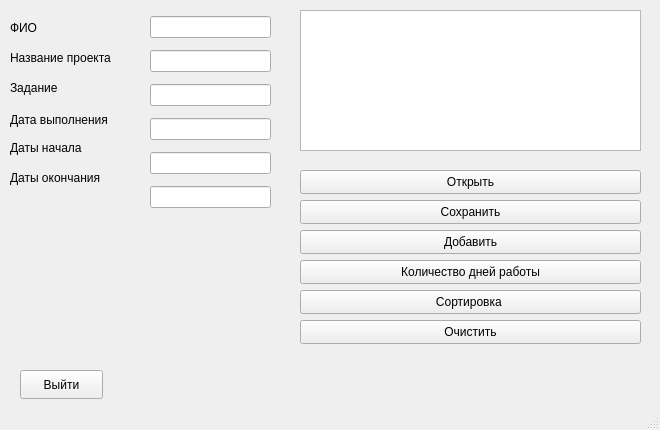
<?xml version="1.0" encoding="UTF-8"?>
<ui version="4.0">
 <class>MainWindow</class>
 <widget class="QMainWindow" name="MainWindow">
  <property name="geometry">
   <rect>
    <x>0</x>
    <y>0</y>
    <width>660</width>
    <height>430</height>
   </rect>
  </property>
  <property name="windowTitle">
   <string>MainWindow</string>
  </property>
  <widget class="QWidget" name="centralwidget">
   <widget class="QLabel" name="label">
    <property name="geometry">
     <rect>
      <x>10</x>
      <y>20</y>
      <width>49</width>
      <height>16</height>
     </rect>
    </property>
    <property name="text">
     <string>ФИО</string>
    </property>
   </widget>
   <widget class="QLabel" name="label_2">
    <property name="geometry">
     <rect>
      <x>10</x>
      <y>50</y>
      <width>141</width>
      <height>16</height>
     </rect>
    </property>
    <property name="text">
     <string>Название проекта</string>
    </property>
   </widget>
   <widget class="QLabel" name="label_3">
    <property name="geometry">
     <rect>
      <x>10</x>
      <y>80</y>
      <width>61</width>
      <height>16</height>
     </rect>
    </property>
    <property name="text">
     <string>Задание </string>
    </property>
   </widget>
   <widget class="QLabel" name="label_4">
    <property name="geometry">
     <rect>
      <x>10</x>
      <y>110</y>
      <width>151</width>
      <height>20</height>
     </rect>
    </property>
    <property name="text">
     <string>Дата выполнения </string>
    </property>
   </widget>
   <widget class="QLabel" name="label_5">
    <property name="geometry">
     <rect>
      <x>10</x>
      <y>140</y>
      <width>111</width>
      <height>16</height>
     </rect>
    </property>
    <property name="text">
     <string>Даты начала</string>
    </property>
   </widget>
   <widget class="QTextEdit" name="output">
    <property name="geometry">
     <rect>
      <x>300</x>
      <y>10</y>
      <width>341</width>
      <height>141</height>
     </rect>
    </property>
   </widget>
   <widget class="QWidget" name="gridLayoutWidget">
    <property name="geometry">
     <rect>
      <x>150</x>
      <y>10</y>
      <width>121</width>
      <height>205</height>
     </rect>
    </property>
    <layout class="QGridLayout" name="inputs">
     <item row="6" column="0">
      <widget class="QLineEdit" name="editEndDate"/>
     </item>
     <item row="2" column="0">
      <widget class="QLineEdit" name="editProjectName"/>
     </item>
     <item row="0" column="0">
      <widget class="QLineEdit" name="editEmployeeName"/>
     </item>
     <item row="4" column="0">
      <widget class="QLineEdit" name="editDateOfCompletion"/>
     </item>
     <item row="3" column="0">
      <widget class="QLineEdit" name="editTask"/>
     </item>
     <item row="5" column="0">
      <widget class="QLineEdit" name="editStartDate"/>
     </item>
    </layout>
   </widget>
   <widget class="QPushButton" name="openButton">
    <property name="geometry">
     <rect>
      <x>300</x>
      <y>170</y>
      <width>341</width>
      <height>24</height>
     </rect>
    </property>
    <property name="text">
     <string>Открыть</string>
    </property>
   </widget>
   <widget class="QPushButton" name="saveFileButton">
    <property name="geometry">
     <rect>
      <x>300</x>
      <y>200</y>
      <width>341</width>
      <height>24</height>
     </rect>
    </property>
    <property name="text">
     <string>Сохранить</string>
    </property>
   </widget>
   <widget class="QPushButton" name="addItemButton">
    <property name="geometry">
     <rect>
      <x>300</x>
      <y>230</y>
      <width>341</width>
      <height>24</height>
     </rect>
    </property>
    <property name="text">
     <string>Добавить</string>
    </property>
   </widget>
   <widget class="QPushButton" name="searchButton">
    <property name="geometry">
     <rect>
      <x>300</x>
      <y>260</y>
      <width>341</width>
      <height>24</height>
     </rect>
    </property>
    <property name="text">
     <string>Количество дней работы</string>
    </property>
   </widget>
   <widget class="QPushButton" name="sortButton">
    <property name="geometry">
     <rect>
      <x>300</x>
      <y>290</y>
      <width>341</width>
      <height>24</height>
     </rect>
    </property>
    <property name="text">
     <string>Сортировка </string>
    </property>
   </widget>
   <widget class="QLabel" name="label_6">
    <property name="geometry">
     <rect>
      <x>10</x>
      <y>170</y>
      <width>151</width>
      <height>16</height>
     </rect>
    </property>
    <property name="text">
     <string>Даты окончания</string>
    </property>
   </widget>
   <widget class="QPushButton" name="sortButton_2">
    <property name="geometry">
     <rect>
      <x>300</x>
      <y>320</y>
      <width>341</width>
      <height>24</height>
     </rect>
    </property>
    <property name="text">
     <string>Очистить</string>
    </property>
   </widget>
   <widget class="QPushButton" name="pushButton">
    <property name="geometry">
     <rect>
      <x>20</x>
      <y>370</y>
      <width>83</width>
      <height>29</height>
     </rect>
    </property>
    <property name="text">
     <string>Выйти</string>
    </property>
   </widget>
  </widget>
  <widget class="QStatusBar" name="statusbar"/>
 </widget>
 <resources/>
 <connections/>
</ui>
